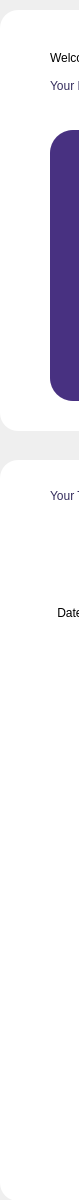
            <widget class="QWidget" name="scrollAreaWidgetContents_4">
             <property name="geometry">
              <rect>
               <x>0</x>
               <y>0</y>
               <width>79</width>
               <height>1200</height>
              </rect>
             </property>
             <property name="minimumSize">
              <size>
               <width>0</width>
               <height>1200</height>
              </size>
             </property>
             <widget class="QFrame" name="frame_5">
              <property name="geometry">
               <rect>
                <x>0</x>
                <y>10</y>
                <width>1021</width>
                <height>421</height>
               </rect>
              </property>
              <property name="styleSheet">
               <string notr="true">background-color: rgb(255, 255, 255);
border-radius:18px;
</string>
              </property>
              <property name="frameShape">
               <enum>QFrame::StyledPanel</enum>
              </property>
              <property name="frameShadow">
               <enum>QFrame::Raised</enum>
              </property>
              <widget class="QLabel" name="label_8">
               <property name="geometry">
                <rect>
                 <x>50</x>
                 <y>50</y>
                 <width>461</width>
                 <height>51</height>
                </rect>
               </property>
               <property name="styleSheet">
                <string notr="true">color: rgb(61, 49, 97);
color: rgb(53, 45, 93);
font: 75 24pt &quot;MS Shell Dlg 2&quot;;
font: 75 18pt &quot;Eras Bold ITC&quot;;</string>
               </property>
               <property name="text">
                <string>Your Expense Tracker</string>
               </property>
              </widget>
              <widget class="QLabel" name="label_9">
               <property name="geometry">
                <rect>
                 <x>50</x>
                 <y>40</y>
                 <width>91</width>
                 <height>16</height>
                </rect>
               </property>
               <property name="text">
                <string>Welcome Ajay</string>
               </property>
              </widget>
              <widget class="QFrame" name="frame_3">
               <property name="geometry">
                <rect>
                 <x>50</x>
                 <y>120</y>
                 <width>541</width>
                 <height>271</height>
                </rect>
               </property>
               <property name="styleSheet">
                <string notr="true">border-radius:23px;
background-color: rgb(72, 49, 129);
</string>
               </property>
               <property name="frameShape">
                <enum>QFrame::StyledPanel</enum>
               </property>
               <property name="frameShadow">
                <enum>QFrame::Raised</enum>
               </property>
               <widget class="QLabel" name="label_5">
                <property name="geometry">
                 <rect>
                  <x>50</x>
                  <y>130</y>
                  <width>251</width>
                  <height>41</height>
                 </rect>
                </property>
                <property name="styleSheet">
                 <string notr="true">font: 14pt &quot;Microsoft YaHei UI&quot;;
color: rgb(184, 202, 251);</string>
                </property>
                <property name="text">
                 <string>Total Money Debited :</string>
                </property>
               </widget>
               <widget class="QLabel" name="label_7">
                <property name="geometry">
                 <rect>
                  <x>50</x>
                  <y>200</y>
                  <width>251</width>
                  <height>41</height>
                 </rect>
                </property>
                <property name="styleSheet">
                 <string notr="true">font: 14pt &quot;Microsoft YaHei UI&quot;;
color: rgb(184, 202, 251);</string>
                </property>
                <property name="text">
                 <string>Total Money Credited :</string>
                </property>
               </widget>
               <widget class="QLabel" name="label_11">
                <property name="geometry">
                 <rect>
                  <x>320</x>
                  <y>140</y>
                  <width>21</width>
                  <height>21</height>
                 </rect>
                </property>
                <property name="styleSheet">
                 <string notr="true">font: 14pt &quot;MS Shell Dlg 2&quot;;
color: rgb(255, 110, 120);</string>
                </property>
                <property name="text">
                 <string>₹</string>
                </property>
               </widget>
               <widget class="QLabel" name="debitL">
                <property name="geometry">
                 <rect>
                  <x>340</x>
                  <y>140</y>
                  <width>151</width>
                  <height>21</height>
                 </rect>
                </property>
                <property name="styleSheet">
                 <string notr="true">font: 14pt &quot;MS Shell Dlg 2&quot;;
color: rgb(255, 110, 120);</string>
                </property>
                <property name="text">
                 <string>200</string>
                </property>
               </widget>
               <widget class="QLabel" name="label_13">
                <property name="geometry">
                 <rect>
                  <x>320</x>
                  <y>210</y>
                  <width>21</width>
                  <height>21</height>
                 </rect>
                </property>
                <property name="styleSheet">
                 <string notr="true">font: 14pt &quot;MS Shell Dlg 2&quot;;
color: rgb(170, 255, 127);</string>
                </property>
                <property name="text">
                 <string>₹</string>
                </property>
               </widget>
               <widget class="QLabel" name="creditL">
                <property name="geometry">
                 <rect>
                  <x>340</x>
                  <y>210</y>
                  <width>151</width>
                  <height>21</height>
                 </rect>
                </property>
                <property name="styleSheet">
                 <string notr="true">font: 14pt &quot;MS Shell Dlg 2&quot;;
color: rgb(170, 255, 127);</string>
                </property>
                <property name="text">
                 <string>200</string>
                </property>
               </widget>
               <widget class="QComboBox" name="filter3">
                <property name="geometry">
                 <rect>
                  <x>270</x>
                  <y>20</y>
                  <width>131</width>
                  <height>31</height>
                 </rect>
                </property>
                <property name="styleSheet">
                 <string notr="true">QComboBox {
         border: 0px solid gray; /* border */
         border-radius: 10px; /* rounded corners */
         padding: 1px 18px 1px 3px; /* font padding */
         color: #000;

         font: normal normal 15px &quot;Microsoft YaHei&quot;;
}
QComboBox::drop-down {
    subcontrol-origin: padding;
    subcontrol-position: top right;
    width: 25px;
    border-left-width: 1px;
    border-left-color: darkgray;
    border-left-style: solid;
    border-top-right-radius: 20px;
    border-bottom-right-radius: 3px;
    outline:0px;
    
}
 /* After the drop-down, the entire drop-down form style */
QComboBox QAbstractItemView {
         outline: 0px; /* virtual frame of selected item */
    color:  rgb(255, 255, 255);
         background-color: rgb(0, 255, 255);
 /* The background color of the entire drop-down window */
		
	background-color: rgb(4, 2, 154);
         selection-background-color: rgb(75, 72, 173)
 }
/*QComboBox QAbstractScrollArea QScrollBar::handle:vertical {
         border-radius: 5px; /* rounded corners 
         background: rgb(160,160,160); /* The background color of the small square is dark gray lightblue 
}*/
QComboBox QAbstractScrollArea QScrollBar::handle:vertical:hover {
         background: rgb(90, 91, 93); /* the background color of the small square is yellow */
}
 
 /* When set to editable (setEditable(true)) editable, the style of the editable area */
QComboBox:editable {
    background: rgba(15, 2, 154,0);
}
 
 /* Set to non-editable (setEditable(false))! When editable, the style of the entire QComboBox */
QComboBox:!editable {
	color: rgb(255, 255, 255);
     background:  rgb(53, 45, 93);
}
 

 /* When set to non-editable, click the style of the entire QComboBox */
QComboBox:!editable:on {
	color: rgb(255, 255, 255);
     
	background-color: qlineargradient(spread:pad, x1:0.453, y1:0.948955, x2:0.479, y2:0.0625, stop:0 rgba(146, 0, 127, 255), stop:1 rgba(61, 72, 255, 255));
}
 
 /* The style of the drop-down box when set to editable */
QComboBox::drop-down:editable {
    background:rgb(255, 255, 255);
}
 
 /* When set to editable, click the style of the drop-down box */
QComboBox::drop-down:editable:on {
    background: rgba(255, 255, 255,0);
}</string>
                </property>
                <property name="iconSize">
                 <size>
                  <width>720</width>
                  <height>720</height>
                 </size>
                </property>
                <item>
                 <property name="text">
                  <string>All Time</string>
                 </property>
                </item>
                <item>
                 <property name="text">
                  <string>This Month</string>
                 </property>
                </item>
                <item>
                 <property name="text">
                  <string>Last Month</string>
                 </property>
                </item>
                <item>
                 <property name="text">
                  <string>This Year</string>
                 </property>
                </item>
               </widget>
               <widget class="QToolButton" name="refreshBt2">
                <property name="geometry">
                 <rect>
                  <x>420</x>
                  <y>20</y>
                  <width>41</width>
                  <height>31</height>
                 </rect>
                </property>
                <property name="text">
                 <string>...</string>
                </property>
                <property name="icon">
                 <iconset>
                  <normaloff>../resources/images/blueTick.png</normaloff>../resources/images/blueTick.png</iconset>
                </property>
                <property name="iconSize">
                 <size>
                  <width>720</width>
                  <height>720</height>
                 </size>
                </property>
               </widget>
              </widget>
              <widget class="QToolButton" name="toolButton">
               <property name="geometry">
                <rect>
                 <x>550</x>
                 <y>20</y>
                 <width>531</width>
                 <height>391</height>
                </rect>
               </property>
               <property name="text">
                <string>...</string>
               </property>
               <property name="icon">
                <iconset>
                 <normaloff>../resources/images/quoteImp.png</normaloff>../resources/images/quoteImp.png</iconset>
               </property>
               <property name="iconSize">
                <size>
                 <width>720</width>
                 <height>720</height>
                </size>
               </property>
              </widget>
              <zorder>toolButton</zorder>
              <zorder>label_8</zorder>
              <zorder>label_9</zorder>
              <zorder>frame_3</zorder>
             </widget>
             <widget class="QFrame" name="frame_6">
              <property name="geometry">
               <rect>
                <x>0</x>
                <y>460</y>
                <width>1021</width>
                <height>741</height>
               </rect>
              </property>
              <property name="styleSheet">
               <string notr="true">background-color: rgb(255, 255, 255);
border-radius:18px;
</string>
              </property>
              <property name="frameShape">
               <enum>QFrame::StyledPanel</enum>
              </property>
              <property name="frameShadow">
               <enum>QFrame::Raised</enum>
              </property>
              <widget class="QToolButton" name="refreshBt1">
               <property name="geometry">
                <rect>
                 <x>950</x>
                 <y>60</y>
                 <width>41</width>
                 <height>31</height>
                </rect>
               </property>
               <property name="text">
                <string>...</string>
               </property>
               <property name="icon">
                <iconset>
                 <normaloff>../resources/images/blueTick.png</normaloff>../resources/images/blueTick.png</iconset>
               </property>
               <property name="iconSize">
                <size>
                 <width>720</width>
                 <height>720</height>
                </size>
               </property>
              </widget>
              <widget class="QLabel" name="label_10">
               <property name="geometry">
                <rect>
                 <x>50</x>
                 <y>10</y>
                 <width>461</width>
                 <height>51</height>
                </rect>
               </property>
               <property name="styleSheet">
                <string notr="true">color: rgb(61, 49, 97);

color: rgb(53, 45, 93);
font: 75 24pt &quot;MS Shell Dlg 2&quot;;
font: 75 18pt &quot;Eras Bold ITC&quot;;
</string>
               </property>
               <property name="text">
                <string>Your Transactions History</string>
               </property>
              </widget>
              <widget class="QComboBox" name="filter1">
               <property name="geometry">
                <rect>
                 <x>560</x>
                 <y>60</y>
                 <width>171</width>
                 <height>41</height>
                </rect>
               </property>
               <property name="styleSheet">
                <string notr="true">QComboBox {
         border: 0px solid gray; /* border */
         border-radius: 10px; /* rounded corners */
         padding: 1px 18px 1px 3px; /* font padding */
         color: #000;

         font: normal normal 15px &quot;Microsoft YaHei&quot;;
}
QComboBox::drop-down {
    subcontrol-origin: padding;
    subcontrol-position: top right;
    width: 25px;
    border-left-width: 1px;
    border-left-color: darkgray;
    border-left-style: solid;
    border-top-right-radius: 20px;
    border-bottom-right-radius: 3px;
    outline:0px;
    
}
 /* After the drop-down, the entire drop-down form style */
QComboBox QAbstractItemView {
         outline: 0px; /* virtual frame of selected item */
    color:  rgb(255, 255, 255);
         background-color: rgb(0, 255, 255);
 /* The background color of the entire drop-down window */
		
	background-color: rgb(4, 2, 154);
         selection-background-color: rgb(75, 72, 173)
 }
/*QComboBox QAbstractScrollArea QScrollBar::handle:vertical {
         border-radius: 5px; /* rounded corners 
         background: rgb(160,160,160); /* The background color of the small square is dark gray lightblue 
}*/
QComboBox QAbstractScrollArea QScrollBar::handle:vertical:hover {
         background: rgb(90, 91, 93); /* the background color of the small square is yellow */
}
 
 /* When set to editable (setEditable(true)) editable, the style of the editable area */
QComboBox:editable {
    background: rgba(15, 2, 154,0);
}
 
 /* Set to non-editable (setEditable(false))! When editable, the style of the entire QComboBox */
QComboBox:!editable {
	color: rgb(255, 255, 255);
     background: #4b48ad
}
 

 /* When set to non-editable, click the style of the entire QComboBox */
QComboBox:!editable:on {
	color: rgb(255, 255, 255);
     
	background-color: qlineargradient(spread:pad, x1:0.453, y1:0.948955, x2:0.479, y2:0.0625, stop:0 rgba(146, 0, 127, 255), stop:1 rgba(61, 72, 255, 255));
}
 
 /* The style of the drop-down box when set to editable */
QComboBox::drop-down:editable {
    background:rgb(255, 255, 255);
}
 
 /* When set to editable, click the style of the drop-down box */
QComboBox::drop-down:editable:on {
    background: rgba(255, 255, 255,0);
}</string>
               </property>
               <property name="iconSize">
                <size>
                 <width>720</width>
                 <height>720</height>
                </size>
               </property>
               <item>
                <property name="text">
                 <string>All Transactions</string>
                </property>
               </item>
               <item>
                <property name="text">
                 <string>Debits</string>
                </property>
               </item>
               <item>
                <property name="text">
                 <string>Credits</string>
                </property>
               </item>
               <item>
                <property name="text">
                 <string>Cashbacks</string>
                </property>
               </item>
              </widget>
              <widget class="QComboBox" name="filter2">
               <property name="geometry">
                <rect>
                 <x>750</x>
                 <y>60</y>
                 <width>171</width>
                 <height>41</height>
                </rect>
               </property>
               <property name="styleSheet">
                <string notr="true">QComboBox {
         border: 0px solid gray; /* border */
         border-radius: 10px; /* rounded corners */
         padding: 1px 18px 1px 3px; /* font padding */
         color: #000;

         font: normal normal 15px &quot;Microsoft YaHei&quot;;
}
QComboBox::drop-down {
    subcontrol-origin: padding;
    subcontrol-position: top right;
    width: 25px;
    border-left-width: 1px;
    border-left-color: darkgray;
    border-left-style: solid;
    border-top-right-radius: 20px;
    border-bottom-right-radius: 3px;
    outline:0px;
    
}
 /* After the drop-down, the entire drop-down form style */
QComboBox QAbstractItemView {
         outline: 0px; /* virtual frame of selected item */
    color:  rgb(255, 255, 255);
         background-color: rgb(0, 255, 255);
 /* The background color of the entire drop-down window */
		
	background-color: rgb(4, 2, 154);
         selection-background-color: rgb(75, 72, 173)
 }
/*QComboBox QAbstractScrollArea QScrollBar::handle:vertical {
         border-radius: 5px; /* rounded corners 
         background: rgb(160,160,160); /* The background color of the small square is dark gray lightblue 
}*/
QComboBox QAbstractScrollArea QScrollBar::handle:vertical:hover {
         background: rgb(90, 91, 93); /* the background color of the small square is yellow */
}
 
 /* When set to editable (setEditable(true)) editable, the style of the editable area */
QComboBox:editable {
    background: rgba(15, 2, 154,0);
}
 
 /* Set to non-editable (setEditable(false))! When editable, the style of the entire QComboBox */
QComboBox:!editable {
	color: rgb(255, 255, 255);
     background: #4b48ad
}
 

 /* When set to non-editable, click the style of the entire QComboBox */
QComboBox:!editable:on {
	color: rgb(255, 255, 255);
     
	background-color: qlineargradient(spread:pad, x1:0.453, y1:0.948955, x2:0.479, y2:0.0625, stop:0 rgba(146, 0, 127, 255), stop:1 rgba(61, 72, 255, 255));
}
 
 /* The style of the drop-down box when set to editable */
QComboBox::drop-down:editable {
    background:rgb(255, 255, 255);
}
 
 /* When set to editable, click the style of the drop-down box */
QComboBox::drop-down:editable:on {
    background: rgba(255, 255, 255,0);
}</string>
               </property>
               <property name="iconSize">
                <size>
                 <width>720</width>
                 <height>720</height>
                </size>
               </property>
               <item>
                <property name="text">
                 <string>All Time</string>
                </property>
               </item>
               <item>
                <property name="text">
                 <string>This Month</string>
                </property>
               </item>
               <item>
                <property name="text">
                 <string>Last Month</string>
                </property>
               </item>
               <item>
                <property name="text">
                 <string>This Year</string>
                </property>
               </item>
              </widget>
              <widget class="QTableWidget" name="tableWidget">
               <property name="geometry">
                <rect>
                 <x>20</x>
                 <y>140</y>
                 <width>981</width>
                 <height>631</height>
                </rect>
               </property>
               <property name="styleSheet">
                <string notr="true">  QTableView {
      selection-background-color: rgb(255,255,255);
  }
QTableView QTableCornerButton::section {
      background: white;
      border: 0px outset red;
  }
QTableView::item:selected { 
	color:rgb(72, 49, 129);
	background:white; 
	 }
QHeaderView::section {
    background-color: white;
    padding: 4px;
   
    border-style: none;
   
}

QHeaderView::section:horizontal
{
    border-top: 0px solid #fffff8;
}

QHeaderView::section:vertical
{
    border-left: 0px solid #fffff8;
}</string>
               </property>
               <property name="editTriggers">
                <set>QAbstractItemView::NoEditTriggers</set>
               </property>
               <property name="selectionMode">
                <enum>QAbstractItemView::SingleSelection</enum>
               </property>
               <property name="selectionBehavior">
                <enum>QAbstractItemView::SelectRows</enum>
               </property>
               <property name="showGrid">
                <bool>false</bool>
               </property>
               <column>
                <property name="text">
                 <string>Date</string>
                </property>
               </column>
               <column>
                <property name="text">
                 <string>Activity</string>
                </property>
               </column>
               <column>
                <property name="text">
                 <string>Source/Destination</string>
                </property>
               </column>
               <column>
                <property name="text">
                 <string>Comment</string>
                </property>
               </column>
               <column>
                <property name="text">
                 <string>Debit</string>
                </property>
               </column>
               <column>
                <property name="text">
                 <string>Credit</string>
                </property>
               </column>
              </widget>
             </widget>
            </widget>
